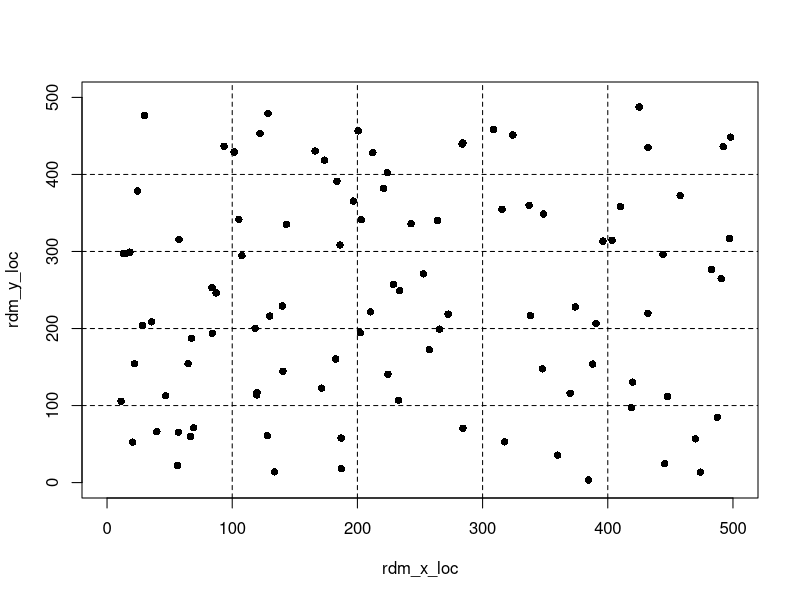
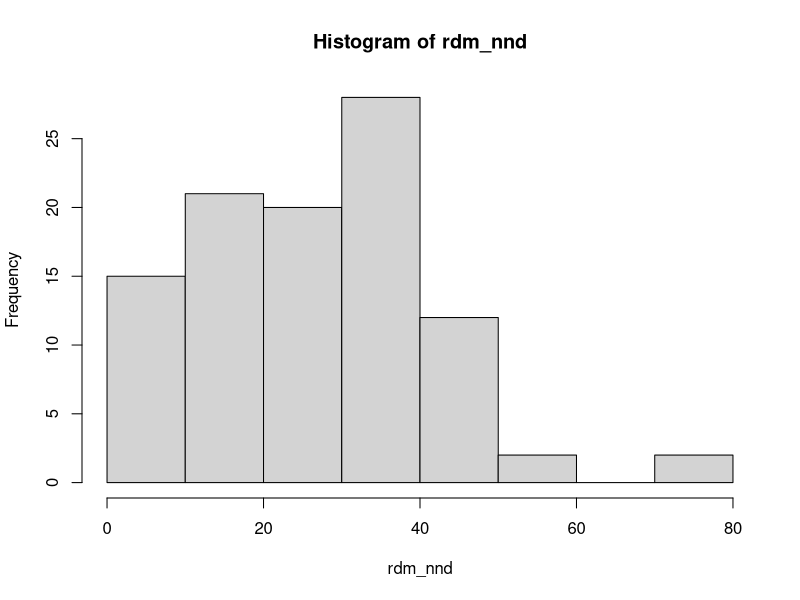
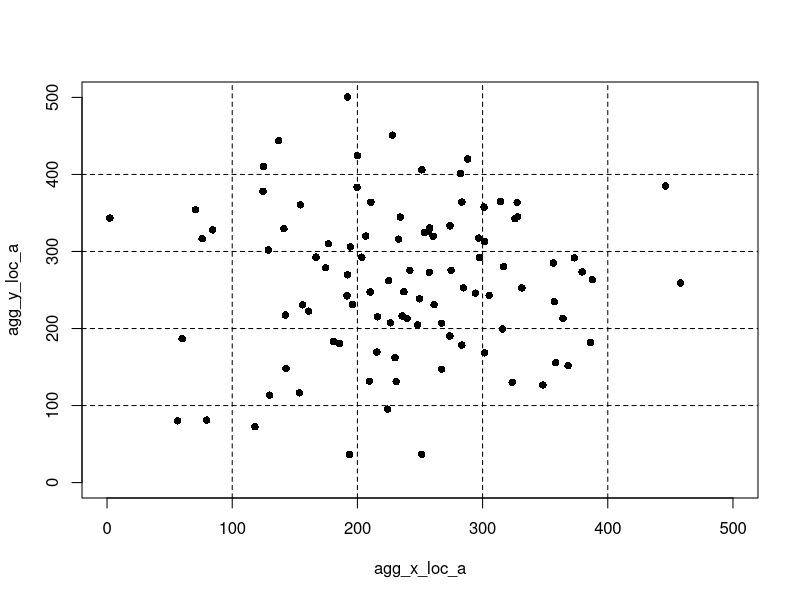
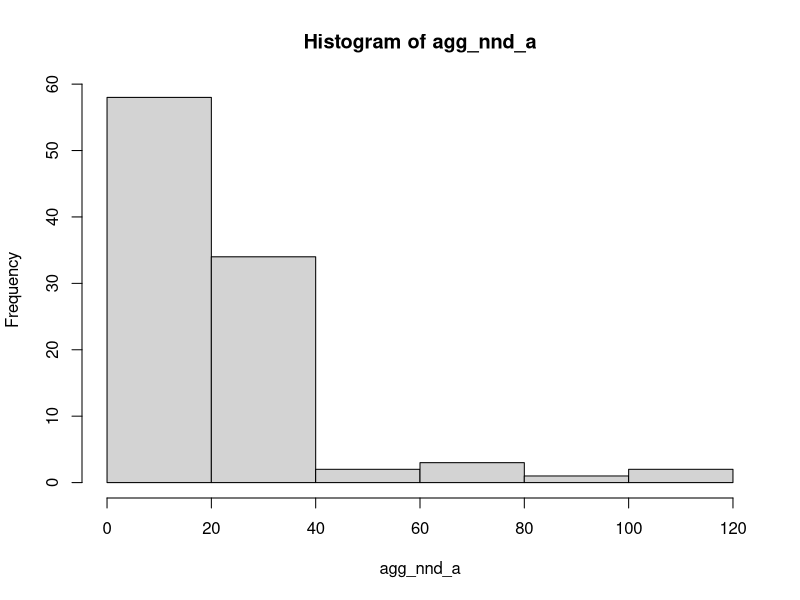
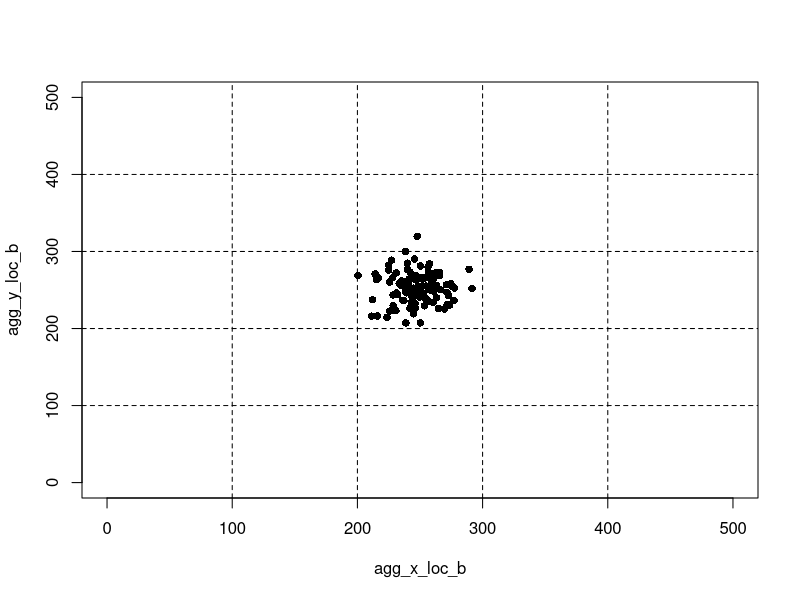
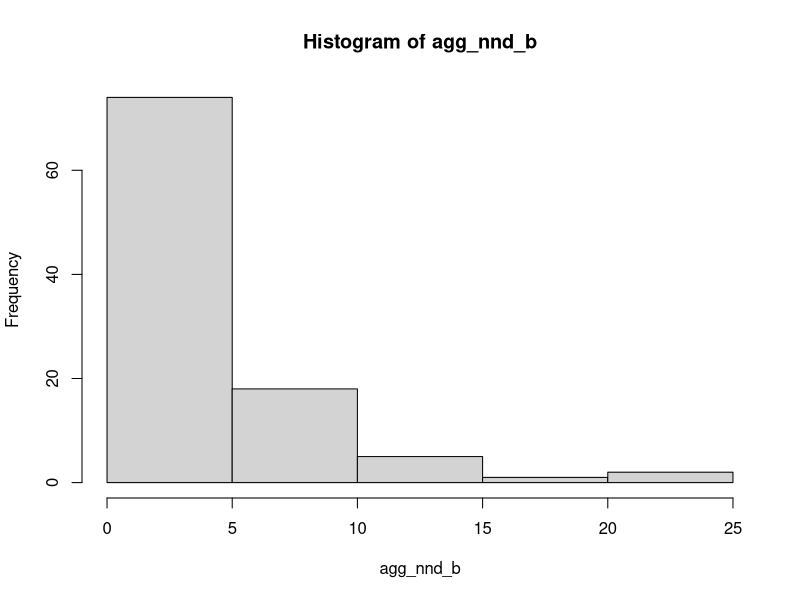
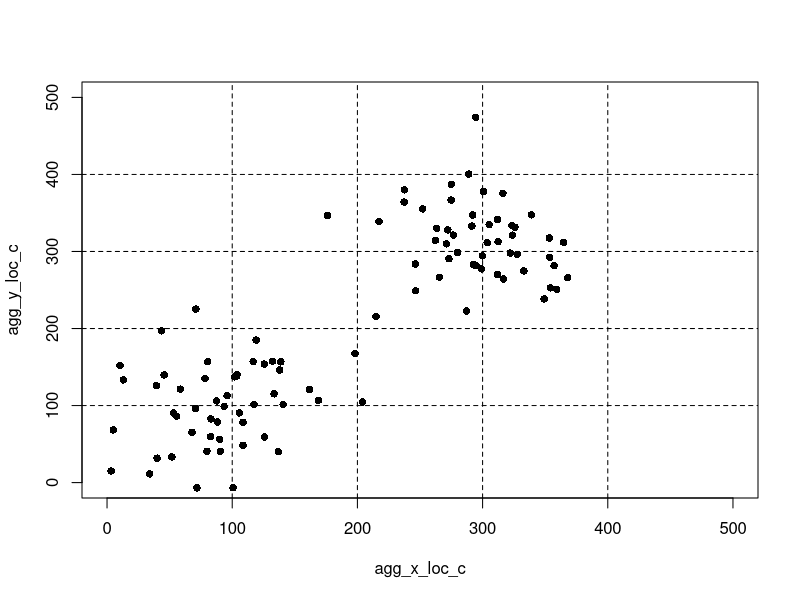
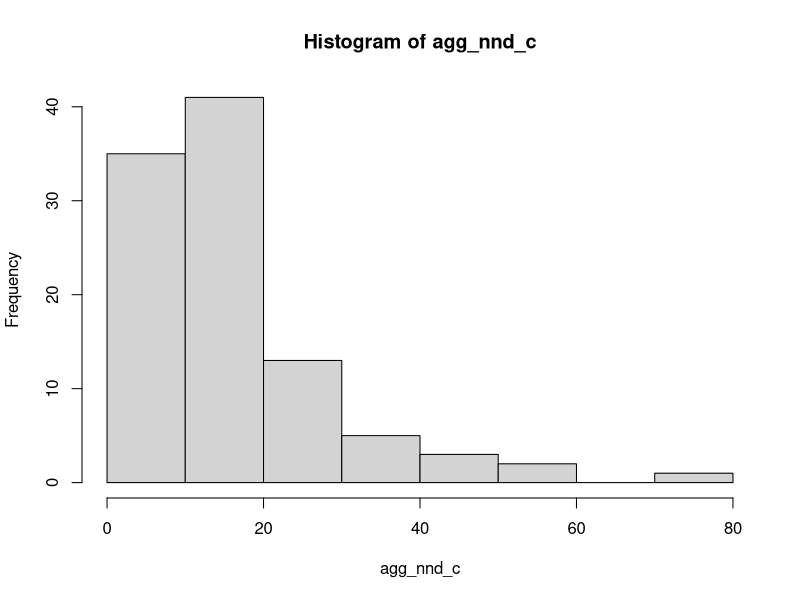

Write the R code that produced these figures, in order.
## ---- chunk 1
knitr::opts_chunk$set(echo = TRUE)

library(spatstat) ## for calculating nearest neighbor distances
library(ggplot2)
library(reshape2)
library(cowplot)
## ---- chunk 2


## set (x,y) limits for grid size; min = (0,0)
x_max <- 500
y_max <- 500


## number of fish/clusters
n_fish <- 100


## ---- chunk 3

set.seed(818)

## assumes nearest neighbor distances ~ Poisson(lambda)

## locations of fish/clusters
rdm_x_loc <- runif(n_fish, 0, x_max)
rdm_y_loc <- runif(n_fish, 0, y_max)

## quick plot of locations
plot(rdm_x_loc, rdm_y_loc, pch = 16, xlim = c(0, x_max), ylim = c(0, y_max))
abline(h = seq(y_max/5, (y_max/5)*4, y_max/5), lty = "dashed")
abline(v = seq(x_max/5, (x_max/5)*4, x_max/5), lty = "dashed")

## calculate nearest neighbor distances
rdm_nnd <- nndist(rdm_x_loc, rdm_y_loc)
# plot distances
hist(rdm_nnd)
## ---- chunk 4
set.seed(818)
## assumes nearest neighbor distances ~ NegBin(size, mu)

## locations of fish/clusters as log-normal
agg_x_loc_a <- rnorm(n_fish, 250, 100)
agg_y_loc_a <- rnorm(n_fish, 250, 100)


## quick plot of locations
plot(agg_x_loc_a, agg_y_loc_a, pch = 16, xlim = c(0, x_max), ylim = c(0, y_max))
abline(h = seq(y_max/5, (y_max/5)*4, y_max/5), lty = "dashed")
abline(v = seq(x_max/5, (x_max/5)*4, x_max/5), lty = "dashed")

## calculate nearest neighbor distances
agg_nnd_a <- nndist(agg_x_loc_a, agg_y_loc_a)
# plot distances
hist(agg_nnd_a)
## ---- chunk 5
set.seed(818)
## assumes nearest neighbor distances ~ NegBin(size, mu)

## locations of fish/clusters as normal
agg_x_loc_b <- rnorm(n_fish, 250, 20)
agg_y_loc_b <- rnorm(n_fish, 250, 20)

## quick plot of locations
plot(agg_x_loc_b, agg_y_loc_b, pch = 16, xlim = c(0, x_max), ylim = c(0, y_max))
abline(h = seq(y_max/5, (y_max/5)*4, y_max/5), lty = "dashed")
abline(v = seq(x_max/5, (x_max/5)*4, x_max/5), lty = "dashed")

## calculate nearest neighbor distances
agg_nnd_b <- nndist(agg_x_loc_b, agg_y_loc_b)
# plot distances
hist(agg_nnd_b)

## ---- chunk 6
set.seed(818)

## locations of fish/clusters as normal
agg_x_loc_c <- c(rnorm(n_fish/2, 100, 50), rnorm(n_fish/2, 300, 50))
agg_y_loc_c <- c(rnorm(n_fish/2, 100, 50), rnorm(n_fish/2, 300, 50))

## quick plot of locations
plot(agg_x_loc_c, agg_y_loc_c, pch = 16, xlim = c(0, x_max), ylim = c(0, y_max))
abline(h = seq(y_max/5, (y_max/5)*4, y_max/5), lty = "dashed")
abline(v = seq(x_max/5, (x_max/5)*4, x_max/5), lty = "dashed")

## calculate nearest neighbor distances
agg_nnd_c <- nndist(agg_x_loc_c, agg_y_loc_c)
# plot distances
hist(agg_nnd_c)
## ---- chunk 7
set.seed(818)

## locations of fish/clusters as normal
agg_x_loc_d <- c(rnorm(n_fish/4, 100, 20), rnorm(n_fish/4, 200, 20),
                 rnorm(n_fish/4, 300, 20), rnorm(n_fish/4, 400, 20))
agg_y_loc_d <- c(rnorm(n_fish/4, 100, 20), rnorm(n_fish/4, 200, 20),
                 rnorm(n_fish/4, 300, 20), rnorm(n_fish/4, 400, 20))

## quick plot of locations
plot(agg_x_loc_d, agg_y_loc_d, pch = 16, xlim = c(0, x_max), ylim = c(0, y_max))
abline(h = seq(y_max/5, (y_max/5)*4, y_max/5), lty = "dashed")
abline(v = seq(x_max/5, (x_max/5)*4, x_max/5), lty = "dashed")

## calculate nearest neighbor distances
agg_nnd_d <- nndist(agg_x_loc_d, agg_y_loc_d)
# plot distances
hist(agg_nnd_d)
## ---- chunk 8


par(mfrow=c(3,2))
plot(rdm_x_loc, rdm_y_loc, pch = 16, xlim = c(0, x_max), ylim = c(0, y_max))
abline(v = seq(y_max/4, (y_max/4)*3, y_max/4))
#abline(h = seq(y_max/4, (y_max/4)*3, y_max/4), lty = "dashed")
text(x = c(10, 135, 260, 385), y = rep(500, 4), labels = c("A", "B", "C", "D"), col = "red", font = 2)
plot(agg_x_loc_a, agg_y_loc_a, pch = 16, xlim = c(0, x_max), ylim = c(0, y_max))
# abline(h = seq(y_max/5, (y_max/5)*4, y_max/5), lty = "dashed")
abline(v = seq(y_max/4, (y_max/4)*3, y_max/4))
text(x = c(10, 135, 260, 385), y = rep(500, 4), labels = c("A", "B", "C", "D"), col = "red", font = 2)
plot(agg_x_loc_b, agg_y_loc_b, pch = 16, xlim = c(0, x_max), ylim = c(0, y_max))
# abline(h = seq(y_max/5, (y_max/5)*4, y_max/5), lty = "dashed")
abline(v = seq(y_max/4, (y_max/4)*3, y_max/4))
text(x = c(10, 135, 260, 385), y = rep(500, 4), labels = c("A", "B", "C", "D"), col = "red", font = 2)
plot(agg_x_loc_c, agg_y_loc_c, pch = 16, xlim = c(0, x_max), ylim = c(0, y_max))
# abline(h = seq(y_max/5, (y_max/5)*4, y_max/5), lty = "dashed")
abline(v = seq(y_max/4, (y_max/4)*3, y_max/4))
text(x = c(10, 135, 260, 385), y = rep(500, 4), labels = c("A", "B", "C", "D"), col = "red", font = 2)
plot(agg_x_loc_d, agg_y_loc_d, pch = 16, xlim = c(0, x_max), ylim = c(0, y_max))
# abline(h = seq(y_max/5, (y_max/5)*4, y_max/5), lty = "dashed")
abline(v = seq(y_max/4, (y_max/4)*3, y_max/4))
text(x = c(10, 135, 260, 385), y = rep(500, 4), labels = c("A", "B", "C", "D"), col = "red", font = 2)


par(mfrow=c(3,2))
hist(rdm_nnd)
hist(agg_nnd_a)
hist(agg_nnd_b)
hist(agg_nnd_c)
hist(agg_nnd_d)

## ---- chunk 9
set.seed(818)

## assumes "catches" occur in 50x50 blocks, with 60% coverage of the space

x_breaks <- sort(sample(seq(0, 450, 50), 8))
y_breaks <- sort(sample(seq(0, 450, 50), 8))

# Plot above to see where catch squares are:
x_start <- x_breaks
x_end <- c(x_breaks+50)
y_start <- y_breaks
y_end <- c(y_breaks+50)
coverage <- as.data.frame(expand.grid(x_breaks, y_breaks))

ggplot(data = coverage) +
  geom_polygon(aes(x = Var1, y = Var2))


x_dims <- length(x_breaks) - 1
y_dims <- length(y_breaks) - 1

## empty matrix for recording catches
catches <- matrix(NA, x_dims, y_dims)

## loop over grid cells
for(i in 1:x_dims) {
  for(j in 1:y_dims) {
    ## fish within x-limits
    xc <- rdm_x_loc > x_breaks[i] & rdm_x_loc <= x_breaks[i + 1]
    ## fish within y-limits
    yc <- rdm_y_loc > y_breaks[j] & rdm_y_loc <= y_breaks[j + 1]
    ## fish within both limits
    catches[i, length(x_breaks) - j] <- sum(xc & yc)
  }
}


## Putting the above process into a function
catch_fun <- function(x_loc, 
                      y_loc, 
                      x_breaks, 
                      y_breaks) {
  # Setting up looping vectors
  x_dims <- length(x_breaks) - 1
  y_dims <- length(y_breaks) - 1
  
  ## empty matrix for recording catches
  catches <- matrix(NA, x_dims, y_dims)
  
  ## loop over grid cells
  for(i in 1:x_dims) {
    for(j in 1:y_dims) {
      ## fish within x-limits
      xc <- x_loc > x_breaks[i] & x_loc <= x_breaks[i + 1]
      ## fish within y-limits
      yc <- y_loc > y_breaks[j] & y_loc <= y_breaks[j + 1]
      ## fish within both limits
      catches[i, length(x_breaks) - j] <- sum(xc & yc)
    }
  }
  return(catches)
}

catches_r <- catch_fun(rdm_x_loc, rdm_y_loc, x_breaks, y_breaks)
catches_a <- catch_fun(agg_x_loc_a, agg_x_loc_a, x_breaks, y_breaks)
catches_b <- catch_fun(agg_x_loc_b, agg_x_loc_b, x_breaks, y_breaks)
catches_c <- catch_fun(agg_x_loc_c, agg_x_loc_c, x_breaks, y_breaks)
catches_d <- catch_fun(agg_x_loc_d, agg_x_loc_d, x_breaks, y_breaks)


## examine catches
t(catches_r)
t(catches_a)
t(catches_b)
t(catches_c)
t(catches_d)

## check total to see if some fish were excluded
sum(catches_r)
sum(catches_a)
sum(catches_b)
sum(catches_c)
sum(catches_d)
## ---- chunk 10

#### Random walk 

# Number of years
years <- 30

# Sigma for normal error
sigma_wn <- 5

# List of years, with a matrix with x and y coordinates in each year
rdm_timeseries_wn <- list()
year_matrix <- as.data.frame(matrix(NA, nrow = n_fish, ncol = 2))
colnames(year_matrix) <- c("x_loc", "y_loc")
year_matrix[, 1] <- rdm_x_loc
year_matrix[, 2] <- rdm_y_loc
rdm_timeseries_wn[[1]] <- year_matrix

for(year in 2:years) {
  x_year_error <- rnorm(n_fish, 0, sigma_wn)
  y_year_error <- rnorm(n_fish, 0, sigma_wn)
  x_loc <- rdm_timeseries_wn[[year - 1]][, 1] + x_year_error
  y_loc <- rdm_timeseries_wn[[year - 1]][, 2] + y_year_error
  rdm_timeseries_wn[[year]] <- cbind(x_loc, y_loc)
}
  

# Plotting movements of all fish
all_fish_moves_wn <- list()
for(fish in 1:n_fish) {
  fish_mov <- as.data.frame(matrix(NA, nrow = years, ncol = 4))
  colnames(fish_mov) <- c("x_loc", "y_loc", "fish", "year")
  for(year in 1:years) {
  fish_mov[year, 1] <- rdm_timeseries_wn[[year]][fish, 1]
  fish_mov[year, 2] <- rdm_timeseries_wn[[year]][fish, 2]
  fish_mov[year, 3] <- fish
  fish_mov[, 4] <- c(1:years)
  }
  all_fish_moves_wn[[fish]] <- fish_mov
}

# Melting all fish into 1 dataframe to plot against each other
all_fish_melt_wn <- melt(all_fish_moves_wn, id.vars = c("x_loc", "y_loc", "year"))
all_fish_melt_wn <- all_fish_melt_wn[, c(1:3, 5)]
colnames(all_fish_melt_wn)[4] <- "fish_id"

# Plotting all fish, to see how much they move on the whole 
all_fish_wn_plot <- ggplot(all_fish_melt_wn, aes(x = x_loc, y = y_loc, color = as.factor(fish_id))) +
  geom_point() +
  geom_path() +
  theme(legend.position = "none")

# Plotting a few individual fish to see if there is a pattern to their movement between years (there shouldn't be)
sample_fish_wn_plot <- ggplot(all_fish_melt_wn[all_fish_melt_wn$fish_id %in% c(10, 20, 30, 40, 50, 60, 70, 80, 90, 100),]) +
  geom_point(aes(x = x_loc, y = y_loc, color = year)) +
  geom_path(aes(x = x_loc, y = y_loc, color = year)) +
  facet_wrap(vars(fish_id), scales = "free") +
  theme(legend.position = "bottom")

plot_grid(all_fish_wn_plot, sample_fish_wn_plot, labels = c("A", "B"))

## ---- chunk 11

### Directional shift
# alpha_slope <- c(-0.9, -0.9)
alpha_int <- c(-5, -5) # x and y values; positive means moving north or east, negative means moving south or west
# Do I want this to have some white noise attached, or for it to be set to the same value throughout the timeseries? I think for clarity, it makes sense to initially have it as a set value rather than drawn from a distribution

# Could use the same sigma as in the random walk, but for now set it separately 
sigma_ds <- 5

rdm_timeseries_ds <- list()
year_matrix <- as.data.frame(matrix(NA, nrow = n_fish, ncol = 2))
colnames(year_matrix) <- c("x_loc", "y_loc")
year_matrix[, 1] <- rdm_x_loc
year_matrix[, 2] <- rdm_y_loc
rdm_timeseries_ds[[1]] <- year_matrix

# Version using an alpha as an intercept, added to each year's estimate
for(year in 2:years) {
  x_year_error <- rnorm(n_fish, 0, sigma_ds)
  y_year_error <- rnorm(n_fish, 0, sigma_ds)
  x_loc <- rdm_timeseries_ds[[year - 1]][, 1] + alpha_int[1] + x_year_error
  y_loc <- rdm_timeseries_ds[[year - 1]][, 2] + alpha_int[2] + y_year_error
  rdm_timeseries_ds[[year]] <- cbind(x_loc, y_loc)
}

# # Version using an alpha as a slope for the year's estimate
# for(year in 2:years) {
#   x_year_error <- rnorm(n_fish, 0, sigma_ds)
#   y_year_error <- rnorm(n_fish, 0, sigma_ds)
#   x_loc <- rdm_timeseries_ds[[year - 1]][, 1]*alpha_slope[1] + x_year_error
#   y_loc <- rdm_timeseries_ds[[year - 1]][, 2]*alpha_slope[2] + y_year_error
#   rdm_timeseries_ds[[year]] <- cbind(x_loc, y_loc)
# }
# 
# # The above does a weird thing where it clusters at 0 - probably best to stay with the intercept version

# Plotting movements of all fish
all_fish_moves_ds <- list()
for(fish in 1:n_fish) {
  fish_mov <- as.data.frame(matrix(NA, nrow = years, ncol = 4))
  colnames(fish_mov) <- c("x_loc", "y_loc", "fish", "year")
  for(year in 1:years) {
  fish_mov[year, 1] <- rdm_timeseries_ds[[year]][fish, 1]
  fish_mov[year, 2] <- rdm_timeseries_ds[[year]][fish, 2]
  fish_mov[year, 3] <- fish
  fish_mov[, 4] <- c(1:years)
  }
  all_fish_moves_ds[[fish]] <- fish_mov
}

# Melting all fish into 1 dataframe to plot against each other
all_fish_melt_ds <- melt(all_fish_moves_ds, id.vars = c("x_loc", "y_loc", "year"))
all_fish_melt_ds <- all_fish_melt_ds[, c(1:3, 5)]
colnames(all_fish_melt_ds)[4] <- "fish_id"

all_fish_ds_plot <- ggplot(all_fish_melt_ds, aes(x = x_loc, y = y_loc, color = as.factor(fish_id))) +
  geom_point() +
  geom_path() +
  theme(legend.position = "none")

# Plotting a few individual fish to see if there is a pattern to their movement between years (there shouldn't be)
sample_fish_ds_plot <- ggplot(all_fish_melt_ds[all_fish_melt_ds$fish_id %in% c(10, 20, 30, 40, 50, 60, 70, 80, 90, 100),]) +
  geom_point(aes(x = x_loc, y = y_loc, color = year)) +
  geom_path(aes(x = x_loc, y = y_loc, color = year)) +
  facet_wrap(vars(fish_id), scales = "free") +
  theme(legend.position = "bottom")

## Putting these plots together to show folks:
plot_grid(all_fish_ds_plot, sample_fish_ds_plot, labels = c("A", "B"))
